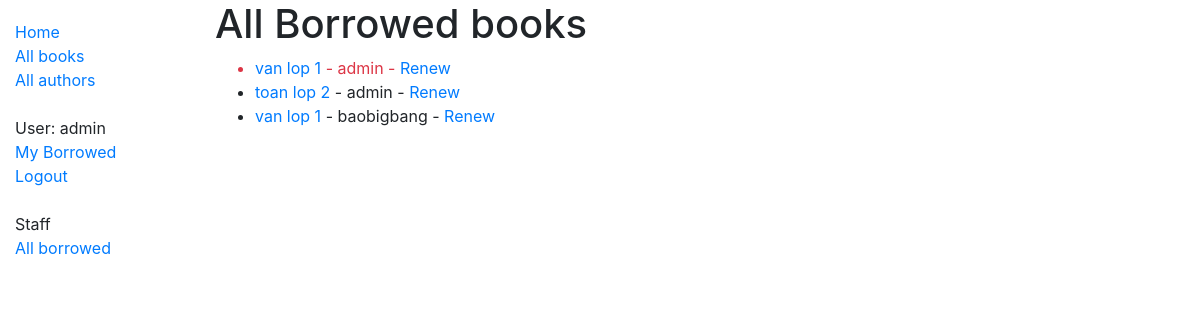
Page /catalog/borrowed/ (signed in) on the committed database.
### catalog/models.py (models this page shows, shortened)
class BookInstance(models.Model):
    id = models.UUIDField(primary_key=True, default=uuid.uuid4,
                          help_text='Unique ID for this particular book across whole library')
    book = models.ForeignKey('Book', on_delete=models.SET_NULL, null=True)
    imprint = models.CharField(max_length=200)
    due_back = models.DateField(null=True, blank=True)
    borrower = models.ForeignKey(User, on_delete=models.SET_NULL, null=True, blank=True)
    LOAN_STATUS = (
        ('m', 'Maintenance'),
        ('o', 'On loan'),
        ('a', 'Available'),
        ('r', 'Reserved'),
    )
    status = models.CharField(
        max_length=1,
        choices=LOAN_STATUS,
        blank=True,
        default='m',
        help_text='Book availability',
    )
    class Meta:
        ordering = ['due_back']
        permissions = (('can_mark_returned', 'Set book as returned'),)
    @property
    def is_overdue(self):
        if self.due_back and date.today() > self.due_back:
            return True
        return False

class Book(models.Model):
    title = models.CharField(max_length=200)
    author = models.ForeignKey('Author', on_delete=models.SET_NULL, null=True)
    summary = models.TextField(max_length=1000, help_text="Enter a brief description about the book")
    isbn = models.CharField("ISBN", max_length=13, help_text='13 Character <a href="https://www.isbn-'
                                                             'international.org/content/what-isbn">ISBN number</a>')
    genre = models.ManyToManyField(Gerne, help_text="Select a gerne for this book")
    def display_genre(self):
        return ', '.join(genre.name for genre in self.genre.all())
    display_genre.short_description = "Genre"

### catalog/views.py (the view)
# urls.py: path('borrowed/', views.UserManageLoanedBookListView.as_view(), name='all-borrowed'),
class UserManageLoanedBookListView(LoginRequiredMixin, generic.ListView):
    model = BookInstance
    template_name = 'catalog/borrowed.html'
    permission_required = 'catalog.can_mark_returned'
    def get_queryset(self):
        return BookInstance.objects.filter(borrower__isnull=False)

### catalog/templates/catalog/borrowed.html
{% extends "base_generic.html" %}
{% block content %}
    <h1>All Borrowed books</h1>
    {% if bookinstance_list %}
    <ul>
      {% for bookinst in bookinstance_list %}
      <li class="{% if bookinst.is_overdue %}text-danger{% endif %}">
        <a href="{% url 'book-detail' bookinst.book.pk %}">{{bookinst.book.title}}</a> - {{ bookinst.borrower.username }}
          {% if perms.catalog.can_mark_returned %}- <a href="{% url 'renew-book-librarian' bookinst.id %}">Renew</a> {% endif %}
      </li>
      {% endfor %}
    </ul>
    {% else %}
      <p>There are no books borrowed.</p>
    {% endif %}
{% endblock %}

### catalog/templates/base_generic.html (shortened to what this page needs)
<!DOCTYPE html>
<html lang="en">
<head>
  <link rel="stylesheet" href="https://stackpath.bootstrapcdn.com/bootstrap/4.1.3/css/bootstrap.min.css">
  {% load static %}
  <link rel="stylesheet" href="{% static 'css/styles.css' %}">
</head>
<body>
  <div class="container-fluid">
    <div class="row">
      <div class="col-sm-2">
      {% block sidebar %}
        <ul class="sidebar-nav">
          <li><a href="{% url 'index' %}">Home</a></li>
          <li><a href="{% url 'books' %}">All books</a></li>
          <li><a href="{% url 'authors' %}">All authors</a></li>
            <br>
             {% if user.is_authenticated %}
           <li>User: {{ user.get_username }}</li>
          <li><a href="{% url 'my-borrowed' %}">My Borrowed</a></li>
           <li><a href="{% url 'logout'%}?next={{request.path}}">Logout</a></li>
         {% else %}
           <li><a href="{% url 'login'%}?next={{request.path}}">Login</a></li>
         {% endif %}
            <br>
            {% if user.is_staff %}
            <li>Staff</li>
            <li><a href="{% url 'all-borrowed' %}">All borrowed</a> </li>
            {% endif %}
        </ul>
     {% endblock %}
      </div>
      <div class="col-sm-10 ">{% block content %} {% endblock %}
      </div>
    </div>
  </div>
</body>
</html>

### catalog/static/css/styles.css (style rules this page uses)
.sidebar-nav { margin-top: 20px; padding: 0; list-style: none; }

### rows in the picture
BookInstance: book "van lop 1", borrower.username "admin"
BookInstance: book "toan lop 2", borrower.username "admin"
BookInstance: book "van lop 1", borrower.username "baobigbang"

### other values in the picture
{{ user.get_username }} "admin"
